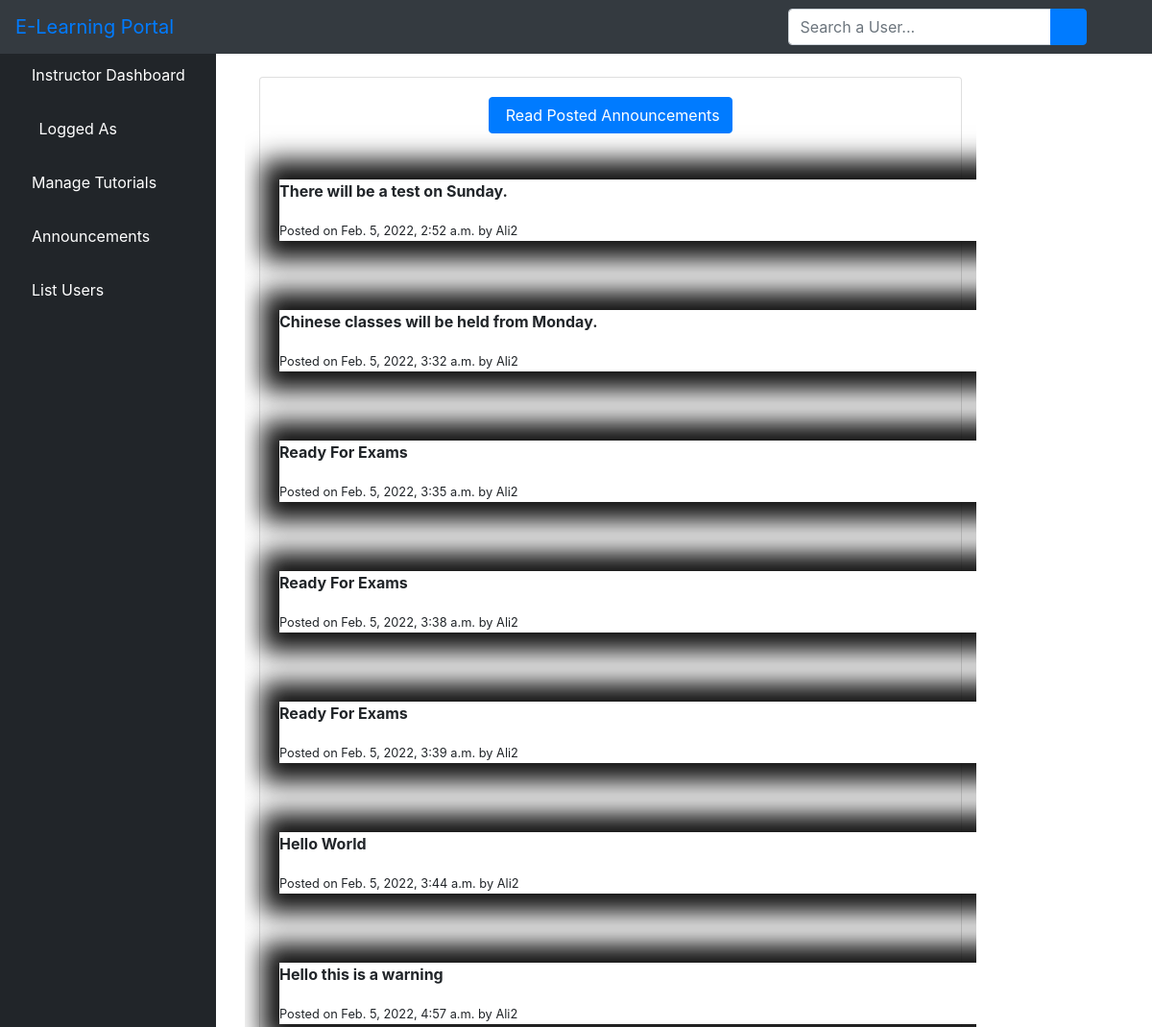
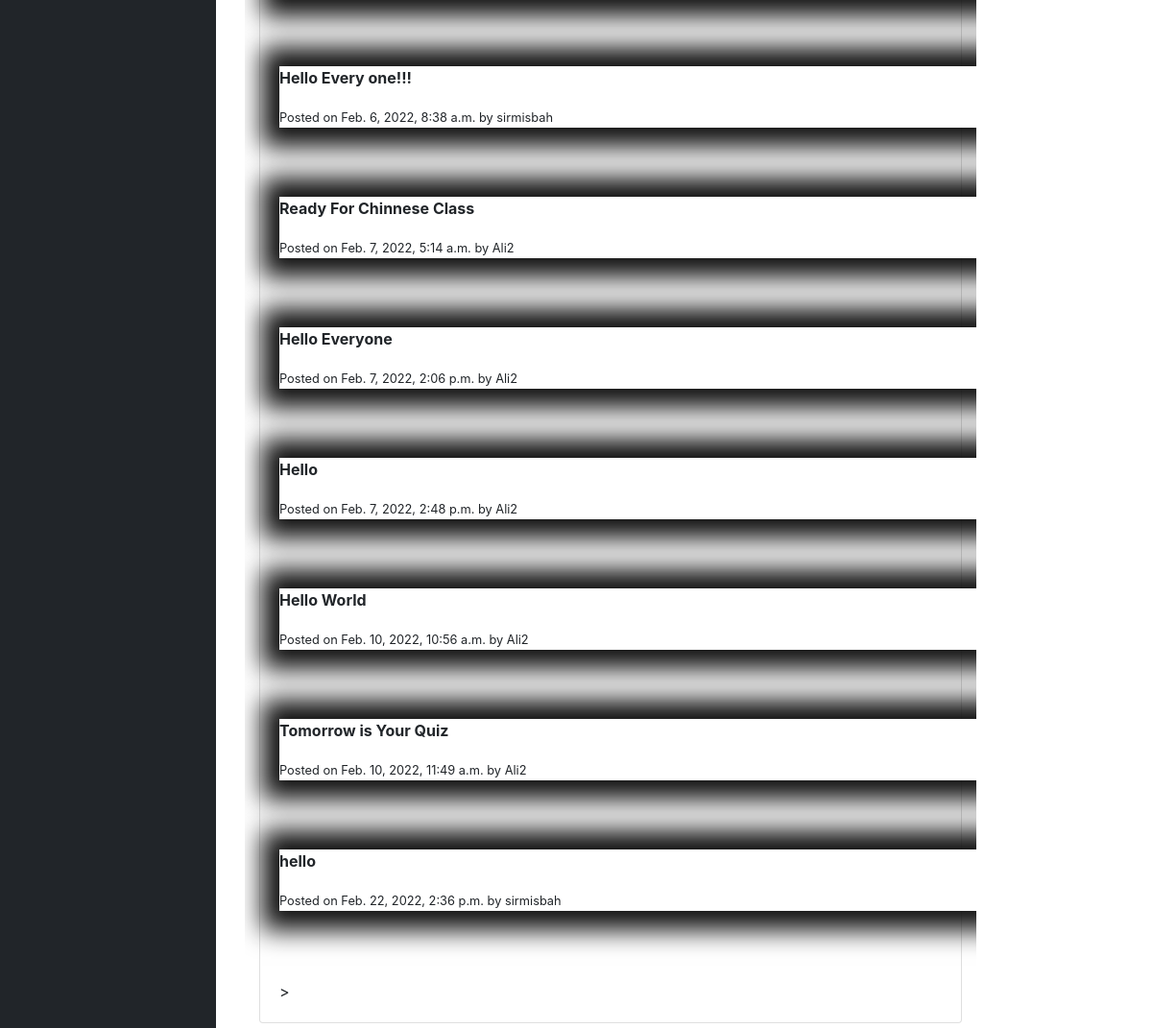
The app's page /inspostlist/ with its own data (2 pictures, top to bottom).
### LMS/models.py (models this page shows, shortened)
class Announcements(models.Model):
    user = models.ForeignKey(User, on_delete=models.CASCADE)
    content = models.TextField()
    posted_at = models.DateTimeField(auto_now = True, null = True)

class User(AbstractUser):
    is_learner = models.BooleanField(default = False)
    is_instructor = models.BooleanField(default = False)
    is_admin = models.BooleanField(default = False)

### LMS/views.py (the view)
# urls.py: path('inspostlist/', views.InstructorListPost, name = 'inslstpost'), #List Announcements Post
def InstructorListPost(request):
    admin_list = Announcements.objects.filter(posted_at__lt = timezone.now()).order_by('posted_at')
    return render(request, 'LMS/instructor/list_post.html', {'admin_list':admin_list})

### LMS/templates/LMS/instructor/list_post.html (shortened to what this page needs)
{% extends 'LMS/instructor/base.html' %}
{% block body %}
  <div class="container-fluid">
        <div class="row">
          <div class="col-11 mb-3">
          <div class="col-11 mb-3">
                <div id="content-wrapper" style="padding-top: 30px">
        <div class="container-fluid">
            <div class="card mb-3">
                <div class="card-body">
    <center>
                    <a href="/llchat">
        <button class="btn btn btn-primary">
                        Read Posted Announcements</button>
                        </a><br><br><br>
    </center>
     {% for post in admin_list %}
        <div class="chat" style="width: 150%; background: white; box-shadow: 2px 0px 25px 20px #111;">
            <p><b class="chat-content">{{ post.content }}</b></p>
            <small class="chat-date">Posted on {{ post.posted_at }} by {{ post.user }}</small>
        </div><br><br><br/>
     {% empty %}
    <h1 class="heading">No Chats Yet Be The First To Message!</h1><br>
    {% endfor %}
>
    </div>
                      </div>
                    </div>
                  </div>
</div>
</div>
</div>
{% endblock body %}

### records on screen
Announcements: content "There will be a test on Sunday.", posted_at "Feb. 5, 2022, 2:52 a.m.", user "Ali2"
Announcements: content "Chinese classes will be held from Monday.", posted_at "Feb. 5, 2022, 3:32 a.m.", user "Ali2"
Announcements: content "Ready For Exams", posted_at "Feb. 5, 2022, 3:35 a.m.", user "Ali2"
Announcements: content "Ready For Exams", posted_at "Feb. 5, 2022, 3:38 a.m.", user "Ali2"
Announcements: content "Ready For Exams", posted_at "Feb. 5, 2022, 3:39 a.m.", user "Ali2"
Announcements: content "Hello World", posted_at "Feb. 5, 2022, 3:44 a.m.", user "Ali2"
Announcements: content "Hello this is a warning", posted_at "Feb. 5, 2022, 4:57 a.m.", user "Ali2"
Announcements: content "Hello Every one!!!", posted_at "Feb. 6, 2022, 8:38 a.m.", user "sirmisbah"
Announcements: content "Ready For Chinnese Class", posted_at "Feb. 7, 2022, 5:14 a.m.", user "Ali2"
Announcements: content "Hello Everyone", posted_at "Feb. 7, 2022, 2:06 p.m.", user "Ali2"
Announcements: content "Hello", posted_at "Feb. 7, 2022, 2:48 p.m.", user "Ali2"
Announcements: content "Hello World", posted_at "Feb. 10, 2022, 10:56 a.m.", user "Ali2"
Announcements: content "Tomorrow is Your Quiz", posted_at "Feb. 10, 2022, 11:49 a.m.", user "Ali2"
Announcements: content "hello", posted_at "Feb. 22, 2022, 2:36 p.m.", user "sirmisbah"
